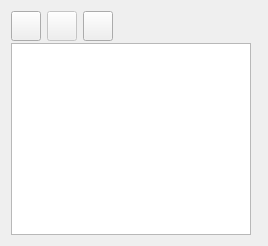
     <widget class="QWidget" name="tbCourseProgramme">
      <attribute name="icon">
       <iconset resource="resources.qrc">
        <normaloff>:/course-project/course-programme.png</normaloff>:/course-project/course-programme.png</iconset>
      </attribute>
      <attribute name="title">
       <string>Programme</string>
      </attribute>
      <layout class="QHBoxLayout" name="horizontalLayout_2">
       <item>
        <widget class="QWidget" name="widget_5" native="true">
         <property name="maximumSize">
          <size>
           <width>240</width>
           <height>16777215</height>
          </size>
         </property>
         <property name="toolTip">
          <string notr="true"/>
         </property>
         <property name="statusTip">
          <string notr="true"/>
         </property>
         <property name="whatsThis">
          <string notr="true"/>
         </property>
         <property name="accessibleName">
          <string notr="true"/>
         </property>
         <property name="accessibleDescription">
          <string notr="true"/>
         </property>
         <layout class="QVBoxLayout" name="verticalLayout_4">
          <property name="spacing">
           <number>2</number>
          </property>
          <property name="margin">
           <number>0</number>
          </property>
          <item>
           <widget class="QWidget" name="widget_6" native="true">
            <property name="sizePolicy">
             <sizepolicy hsizetype="Preferred" vsizetype="Preferred">
              <horstretch>0</horstretch>
              <verstretch>0</verstretch>
             </sizepolicy>
            </property>
            <property name="minimumSize">
             <size>
              <width>0</width>
              <height>0</height>
             </size>
            </property>
            <property name="maximumSize">
             <size>
              <width>16777215</width>
              <height>16777215</height>
             </size>
            </property>
            <property name="baseSize">
             <size>
              <width>0</width>
              <height>0</height>
             </size>
            </property>
            <property name="toolTip">
             <string/>
            </property>
            <property name="statusTip">
             <string/>
            </property>
            <property name="whatsThis">
             <string/>
            </property>
            <property name="accessibleName">
             <string/>
            </property>
            <property name="accessibleDescription">
             <string/>
            </property>
            <layout class="QGridLayout" name="gridLayout_3">
             <property name="margin">
              <number>0</number>
             </property>
             <item row="0" column="0">
              <widget class="QToolButton" name="btnAddProgrammeProperty">
               <property name="sizePolicy">
                <sizepolicy hsizetype="Minimum" vsizetype="Minimum">
                 <horstretch>0</horstretch>
                 <verstretch>0</verstretch>
                </sizepolicy>
               </property>
               <property name="minimumSize">
                <size>
                 <width>30</width>
                 <height>30</height>
                </size>
               </property>
               <property name="toolTip">
                <string>Add a new field to the course programme</string>
               </property>
               <property name="statusTip">
                <string/>
               </property>
               <property name="whatsThis">
                <string/>
               </property>
               <property name="accessibleName">
                <string/>
               </property>
               <property name="accessibleDescription">
                <string/>
               </property>
               <property name="icon">
                <iconset resource="resources.qrc">
                 <normaloff>:/course-project/plus.png</normaloff>:/course-project/plus.png</iconset>
               </property>
               <property name="iconSize">
                <size>
                 <width>16</width>
                 <height>16</height>
                </size>
               </property>
               <property name="shortcut">
                <string notr="true"/>
               </property>
               <property name="toolButtonStyle">
                <enum>Qt::ToolButtonIconOnly</enum>
               </property>
              </widget>
             </item>
             <item row="0" column="3">
              <widget class="QToolButton" name="btnExportProgramme">
               <property name="sizePolicy">
                <sizepolicy hsizetype="Preferred" vsizetype="Preferred">
                 <horstretch>0</horstretch>
                 <verstretch>0</verstretch>
                </sizepolicy>
               </property>
               <property name="minimumSize">
                <size>
                 <width>30</width>
                 <height>30</height>
                </size>
               </property>
               <property name="toolTip">
                <string>Exports course programme to a file</string>
               </property>
               <property name="statusTip">
                <string/>
               </property>
               <property name="whatsThis">
                <string/>
               </property>
               <property name="accessibleName">
                <string/>
               </property>
               <property name="accessibleDescription">
                <string/>
               </property>
               <property name="text">
                <string/>
               </property>
               <property name="icon">
                <iconset resource="resources.qrc">
                 <normaloff>:/course-project/document-export.png</normaloff>:/course-project/document-export.png</iconset>
               </property>
               <property name="iconSize">
                <size>
                 <width>16</width>
                 <height>16</height>
                </size>
               </property>
               <property name="shortcut">
                <string/>
               </property>
              </widget>
             </item>
             <item row="0" column="4">
              <spacer name="horizontalSpacer">
               <property name="orientation">
                <enum>Qt::Horizontal</enum>
               </property>
               <property name="sizeHint" stdset="0">
                <size>
                 <width>40</width>
                 <height>20</height>
                </size>
               </property>
              </spacer>
             </item>
             <item row="0" column="2">
              <widget class="QToolButton" name="btnDeleteProgrammeProperty">
               <property name="enabled">
                <bool>false</bool>
               </property>
               <property name="sizePolicy">
                <sizepolicy hsizetype="Preferred" vsizetype="Preferred">
                 <horstretch>0</horstretch>
                 <verstretch>0</verstretch>
                </sizepolicy>
               </property>
               <property name="minimumSize">
                <size>
                 <width>30</width>
                 <height>30</height>
                </size>
               </property>
               <property name="toolTip">
                <string>Remove current field from the course programme</string>
               </property>
               <property name="statusTip">
                <string/>
               </property>
               <property name="whatsThis">
                <string/>
               </property>
               <property name="accessibleName">
                <string/>
               </property>
               <property name="accessibleDescription">
                <string/>
               </property>
               <property name="text">
                <string/>
               </property>
               <property name="icon">
                <iconset resource="resources.qrc">
                 <normaloff>:/course-project/minus.png</normaloff>:/course-project/minus.png</iconset>
               </property>
               <property name="iconSize">
                <size>
                 <width>16</width>
                 <height>16</height>
                </size>
               </property>
               <property name="shortcut">
                <string/>
               </property>
              </widget>
             </item>
            </layout>
           </widget>
          </item>
          <item>
           <widget class="ManualSortableListWidget" name="lvProgrammeProperties">
            <property name="contextMenuPolicy">
             <enum>Qt::NoContextMenu</enum>
            </property>
            <property name="toolTip">
             <string notr="true"/>
            </property>
            <property name="statusTip">
             <string notr="true"/>
            </property>
            <property name="whatsThis">
             <string notr="true"/>
            </property>
            <property name="accessibleName">
             <string notr="true"/>
            </property>
            <property name="accessibleDescription">
             <string notr="true"/>
            </property>
            <property name="styleSheet">
             <string notr="true">QListView::item {padding:4px}
</string>
            </property>
            <property name="editTriggers">
             <set>QAbstractItemView::DoubleClicked</set>
            </property>
            <property name="selectionBehavior">
             <enum>QAbstractItemView::SelectRows</enum>
            </property>
            <property name="textElideMode">
             <enum>Qt::ElideNone</enum>
            </property>
            <property name="wordWrap">
             <bool>true</bool>
            </property>
           </widget>
          </item>
         </layout>
        </widget>
       </item>
       <item>
        <widget class="RichEditorWidget" name="txtProgrammeFieldValue" native="true">
         <property name="toolTip">
          <string notr="true"/>
         </property>
         <property name="statusTip">
          <string notr="true"/>
         </property>
         <property name="whatsThis">
          <string notr="true"/>
         </property>
         <property name="accessibleName">
          <string notr="true"/>
         </property>
         <property name="accessibleDescription">
          <string notr="true"/>
         </property>
        </widget>
       </item>
      </layout>
     </widget>
